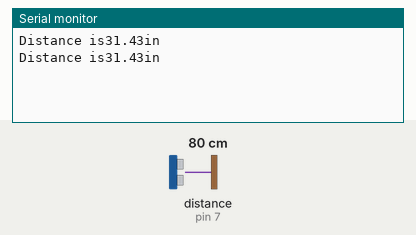
The sketch below on a simulated Arduino Uno, built with avr-gcc and run on an emulated ATmega328P. Parts: the last lines printed to the serial monitor. Wiring (inferred from the names in the program): ultrasonic range finder: trigger pin 6; echo pin 7. The test bench sets the inputs (shaded band); at power-on: distance to the obstacle (sensor on pin 7) 80 cm. The echo pulse lasts 58.3 µs per cm.

Above: at 1.8 s.
1.9 s: distance to the obstacle (sensor on pin 7) set to 2 cm
At 2.9 s:
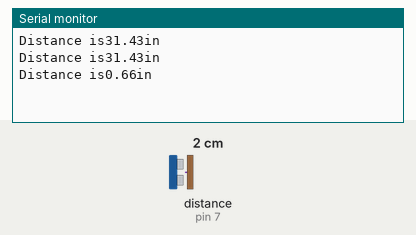
3.4 s: distance to the obstacle (sensor on pin 7) set to 4 cm
At 4.9 s:
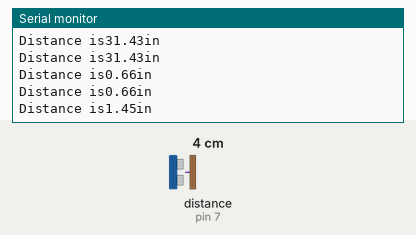
Timing chart, 0 to 6.4 s (numbered marks = the images above; inputs shaded):
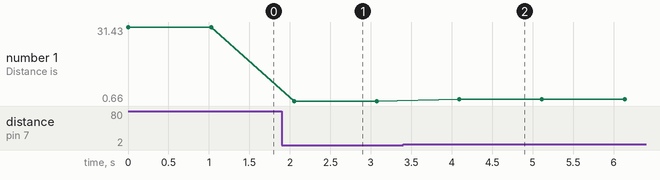

Measured:
- after the input at 1.9 s, the serial monitor: prints a new line after 0.15 s (image 1)
- after the input at 3.4 s, the serial monitor: prints a new line after 0.69 s (image 2)
- plotted number 1: 31.43 → 0.66 after the input at 1.9 s, 0.66 → 1.45 after the input at 3.4 s

The sketch:

distance_with_ultrasonic.ino
```cpp
#define trigPin 6
#define echoPin 7
void setup() {
Serial.begin(9600);
pinMode(trigPin, OUTPUT);
pinMode(echoPin, INPUT);
}

void loop() {
  float distance, duration;
  digitalWrite(trigPin , HIGH);
  delayMicroseconds(100);
digitalWrite(trigPin, LOW);
duration = pulseIn(echoPin, HIGH);
distance= ((duration/2)/29.1/100)*39.37;
Serial.print("Distance is");
Serial.print(distance);
Serial.println("in");
Serial.flush();
delay(1000);

}
```
